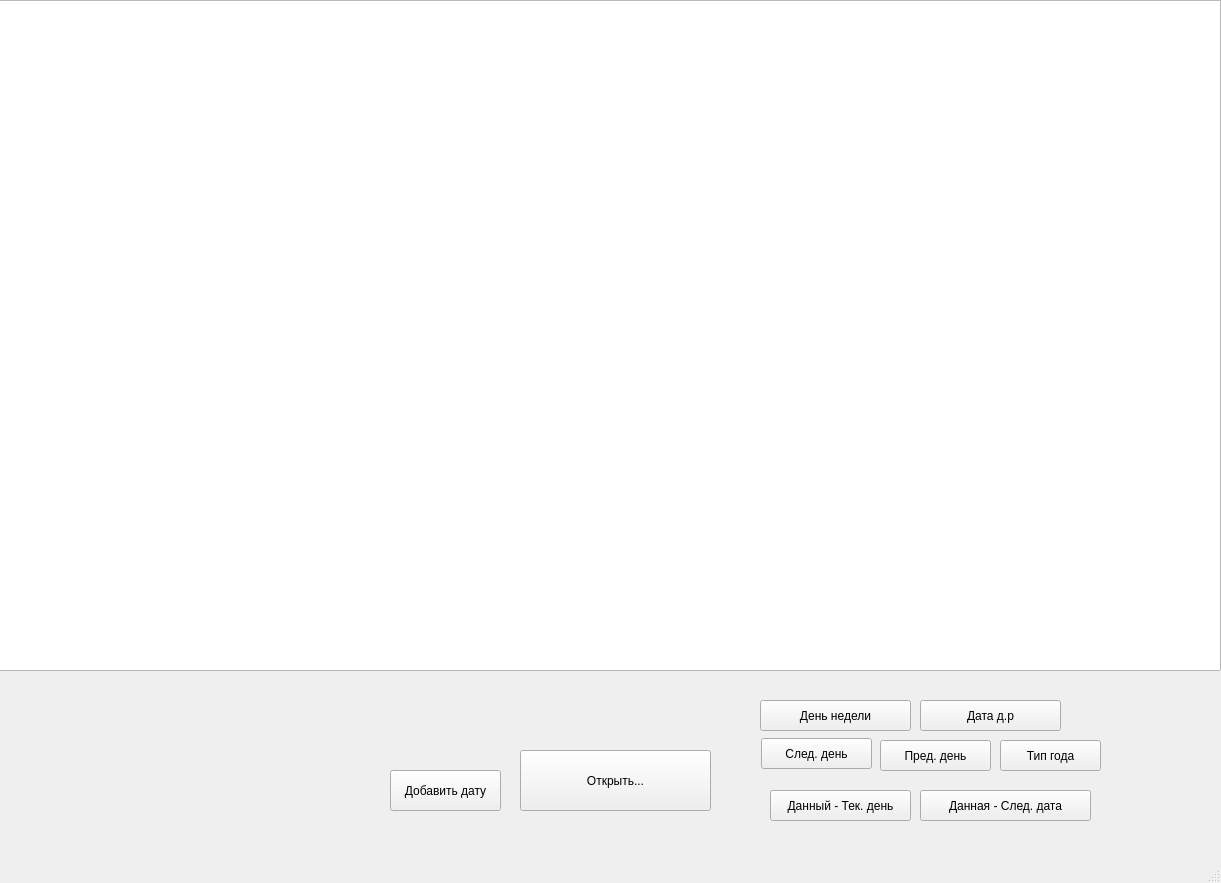
<?xml version="1.0" encoding="UTF-8"?>
<ui version="4.0">
 <class>MainWindow</class>
 <widget class="QMainWindow" name="MainWindow">
  <property name="geometry">
   <rect>
    <x>0</x>
    <y>0</y>
    <width>1221</width>
    <height>883</height>
   </rect>
  </property>
  <property name="minimumSize">
   <size>
    <width>1221</width>
    <height>883</height>
   </size>
  </property>
  <property name="maximumSize">
   <size>
    <width>1221</width>
    <height>883</height>
   </size>
  </property>
  <property name="windowTitle">
   <string>MainWindow</string>
  </property>
  <widget class="QWidget" name="centralwidget">
   <widget class="QTableView" name="tableView">
    <property name="geometry">
     <rect>
      <x>-20</x>
      <y>0</y>
      <width>1241</width>
      <height>671</height>
     </rect>
    </property>
    <property name="editTriggers">
     <set>QAbstractItemView::NoEditTriggers</set>
    </property>
   </widget>
   <widget class="QPushButton" name="pushButton">
    <property name="geometry">
     <rect>
      <x>520</x>
      <y>750</y>
      <width>191</width>
      <height>61</height>
     </rect>
    </property>
    <property name="text">
     <string>Открыть...</string>
    </property>
   </widget>
   <widget class="QPushButton" name="pushButton_2">
    <property name="geometry">
     <rect>
      <x>761</x>
      <y>738</y>
      <width>111</width>
      <height>31</height>
     </rect>
    </property>
    <property name="text">
     <string>След. день</string>
    </property>
   </widget>
   <widget class="QPushButton" name="pushButton_3">
    <property name="geometry">
     <rect>
      <x>880</x>
      <y>740</y>
      <width>111</width>
      <height>31</height>
     </rect>
    </property>
    <property name="text">
     <string>Пред. день</string>
    </property>
   </widget>
   <widget class="QPushButton" name="pushButton_4">
    <property name="geometry">
     <rect>
      <x>770</x>
      <y>790</y>
      <width>141</width>
      <height>31</height>
     </rect>
    </property>
    <property name="text">
     <string>Данный - Тек. день</string>
    </property>
   </widget>
   <widget class="QPushButton" name="pushButton_5">
    <property name="geometry">
     <rect>
      <x>920</x>
      <y>790</y>
      <width>171</width>
      <height>31</height>
     </rect>
    </property>
    <property name="text">
     <string>Данная - След. дата</string>
    </property>
   </widget>
   <widget class="QPushButton" name="pushButton_6">
    <property name="geometry">
     <rect>
      <x>1000</x>
      <y>740</y>
      <width>101</width>
      <height>31</height>
     </rect>
    </property>
    <property name="text">
     <string>Тип года</string>
    </property>
   </widget>
   <widget class="QPushButton" name="pushButton_7">
    <property name="geometry">
     <rect>
      <x>760</x>
      <y>700</y>
      <width>151</width>
      <height>31</height>
     </rect>
    </property>
    <property name="text">
     <string>День недели</string>
    </property>
   </widget>
   <widget class="QPushButton" name="pushButton_8">
    <property name="geometry">
     <rect>
      <x>920</x>
      <y>700</y>
      <width>141</width>
      <height>31</height>
     </rect>
    </property>
    <property name="text">
     <string>Дата д.р</string>
    </property>
   </widget>
   <widget class="QPushButton" name="pushButton_9">
    <property name="geometry">
     <rect>
      <x>390</x>
      <y>770</y>
      <width>111</width>
      <height>41</height>
     </rect>
    </property>
    <property name="text">
     <string>Добавить дату</string>
    </property>
   </widget>
  </widget>
  <widget class="QMenuBar" name="menubar">
   <property name="geometry">
    <rect>
     <x>0</x>
     <y>0</y>
     <width>1221</width>
     <height>22</height>
    </rect>
   </property>
  </widget>
  <widget class="QStatusBar" name="statusbar"/>
 </widget>
 <resources/>
 <connections/>
</ui>
